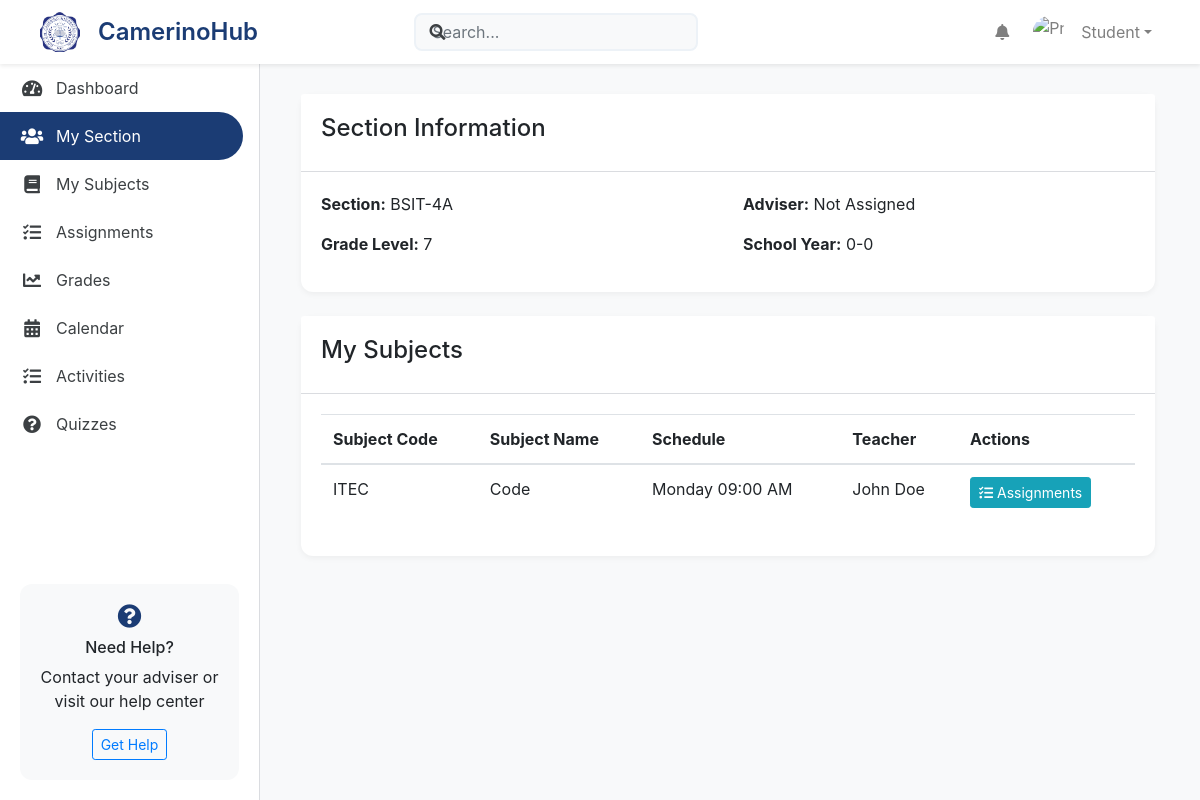
The page /Student/student_section.php (signed in) on the database its author committed.
### tables this page shows
CREATE TABLE `subjects` (
  `id` int(11) NOT NULL,
  `subject_code` varchar(20) NOT NULL,
  `subject_title` varchar(255) NOT NULL,
  `subject_name` varchar(100) NOT NULL,
  `category` varchar(100) NOT NULL,
  `description` varchar(255) DEFAULT NULL,
  `created_at` timestamp NOT NULL DEFAULT current_timestamp(),
  `status` enum('active','inactive') NOT NULL DEFAULT 'active'
);

CREATE TABLE `teacher` (
  `teacher_id` int(11) NOT NULL,
  `username` varchar(100) NOT NULL,
  `password` varchar(255) NOT NULL,
  `email` varchar(100) NOT NULL,
  `firstname` varchar(100) NOT NULL,
  `lastname` varchar(100) NOT NULL,
  `middlename` varchar(100) DEFAULT NULL,
  `department` varchar(100) DEFAULT NULL,
  `status` enum('active','inactive') DEFAULT 'active',
  `login_attempts` int(11) DEFAULT 0,
  `lockout_time` datetime DEFAULT NULL,
  `created_at` timestamp NOT NULL DEFAULT current_timestamp(),
  `updated_at` timestamp NOT NULL DEFAULT current_timestamp() ON UPDATE current_timestamp()
);

### db/dbConnector.php (called while the page is built, shortened)
<?php
class DbConnector {
public $link;
public $messageLink;
function __construct($useMessageDb = false) {
        $host = 'localhost';
        $mainDb = 'camerinohub';
        $user = 'root';
        $pass = '';
        $this->link = mysqli_connect($host, $user, $pass, $mainDb);
        mysqli_set_charset($this->link, "utf8mb4");
    }
    function prepare($query, $useMessageDb = false) {
        $conn = $useMessageDb ? $this->messageLink : $this->link;
        $stmt = mysqli_prepare($conn, $query);
        return $stmt;
    }
}
?>

### Student/student_section.php (the view, shortened to what this page needs)
<?php
require_once('../db/dbConnector.php');
$db = new DbConnector();
$student_id = $_SESSION['id'];
$section_query = "
    SELECT
        COALESCE(sec.section_name, 'Not Assigned') as section_name,
        COALESCE(sec.grade_level, 'Not Assigned') as grade_level,
        COALESCE(CONCAT(t.firstname, ' ',
            CASE WHEN t.middlename IS NOT NULL THEN CONCAT(t.middlename, ' ') ELSE '' END,
            t.lastname), 'Not Assigned') as adviser_name,
        COALESCE(ay.year_start, YEAR(CURRENT_DATE)) as year_start,
        COALESCE(ay.year_end, YEAR(CURRENT_DATE) + 1) as year_end,
        COALESCE(ss.status, 'inactive') as enrollment_status
    FROM student_sections ss
    JOIN sections sec ON ss.section_id = sec.section_id
    LEFT JOIN academic_years ay ON ay.status = 'active'
    LEFT JOIN section_advisers sa ON sec.section_id = sa.section_id
        AND sa.academic_year_id = ay.id
        AND sa.status = 'active'
    LEFT JOIN teacher t ON sa.teacher_id = t.teacher_id
    WHERE ss.student_id = ?
    AND ss.status = 'active'
    LIMIT 1";
$stmt = $db->prepare($section_query);
$stmt->bind_param("i", $student_id);
$stmt->execute();
$section_info = $stmt->get_result()->fetch_assoc();
$subjects_query = "
    SELECT DISTINCT
        s.id as subject_id,
        s.subject_code,
        s.subject_name,
        ss.schedule_day,
        ss.schedule_time,
        t.firstname as teacher_firstname,
        t.middlename as teacher_middlename,
        t.lastname as teacher_lastname,
        t.teacher_id,
        (
            SELECT COUNT(a.activity_id)
            FROM activities a
            WHERE a.teacher_id = ss.teacher_id
            AND a.type = 'assignment'
            AND EXISTS (
                SELECT 1
                FROM section_subjects sss
                WHERE sss.id = ss.id
                AND sss.subject_id = s.id
            )
        ) as assignment_count
    FROM student_sections st
    JOIN sections sec ON st.section_id = sec.section_id
    JOIN section_subjects ss ON sec.section_id = ss.section_id
    JOIN subjects s ON ss.subject_id = s.id
    JOIN teacher t ON ss.teacher_id = t.teacher_id
    JOIN academic_years ay ON ay.status = 'active'
    WHERE st.student_id = ?
    AND st.status = 'active'
    AND ss.status = 'active'
    ORDER BY FIELD(ss.schedule_day, 'Monday', 'Tuesday', 'Wednesday', 'Thursday', 'Friday'),
    ss.schedule_time";
$stmt = $db->prepare($subjects_query);
$stmt->bind_param("i", $student_id);
$stmt->execute();
$subjects = $stmt->get_result()->fetch_all(MYSQLI_ASSOC);
?>
<!DOCTYPE html>
<html lang="en">
<head>
    <link rel="stylesheet" href="https://stackpath.bootstrapcdn.com/bootstrap/4.5.2/css/bootstrap.min.css">
    <link rel="stylesheet" href="https://cdnjs.cloudflare.com/ajax/libs/font-awesome/5.15.4/css/all.min.css">
    <link rel="stylesheet" href="css/dashboard-shared.css">
    <link rel="stylesheet" href="css/dashboard.css">
</head>
<body>
<?php include 'includes/navigation.php'; ?>
    <div class="dashboard-container">
    <?php include 'includes/sidebar.php'; ?>
        <div class="main-content">
            <div class="container-fluid">
                <div class="card mb-4">
                    <div class="card-header">
                        <h4>Section Information</h4>
                    </div>
                    <div class="card-body">
                        <div class="row">
                            <div class="col-md-6">
                                <p><strong>Section:</strong> <?php echo htmlspecialchars($section_info['section_name'] ?? 'Not Assigned'); ?></p>
                                <p><strong>Grade Level:</strong> <?php echo htmlspecialchars($section_info['grade_level'] ?? 'Not Assigned'); ?></p>
                            </div>
                            <div class="col-md-6">
                                <p><strong>Adviser:</strong> <?php echo htmlspecialchars($section_info['adviser_name'] ?? 'Not Assigned'); ?></p>
                                <p><strong>School Year:</strong>
                                    <?php
                                        $year_start = $section_info['year_start'] ?? date('Y');
                                        $year_end = $section_info['year_end'] ?? (date('Y') + 1);
                                        echo htmlspecialchars($year_start) . '-' . htmlspecialchars($year_end);
                                    ?>
                                </p>
                            </div>
                        </div>
                    </div>
                </div>
                <div class="card">
                    <div class="card-header">
                        <h4>My Subjects</h4>
                    </div>
                    <div class="card-body">
                        <?php if (empty($subjects)): ?>
                            <div class="alert alert-info">
                                No subjects assigned yet.
                            </div>
                        <?php else: ?>
                            <div class="table-responsive">
                                <table class="table table-hover">
                                    <thead>
                                        <tr>
                                            <th>Subject Code</th>
                                            <th>Subject Name</th>
                                            <th>Schedule</th>
                                            <th>Teacher</th>
                                            <th>Actions</th>
                                        </tr>
                                    </thead>
                                    <tbody>
                                        <?php foreach ($subjects as $subject): ?>
                                        <tr>
                                            <td><?php echo htmlspecialchars($subject['subject_code']); ?></td>
                                            <td><?php echo htmlspecialchars($subject['subject_name']); ?></td>
                                            <td>
                                                <?php
                                                echo htmlspecialchars($subject['schedule_day']) . ' ' .
                                                     date('h:i A', strtotime($subject['schedule_time']));
                                                ?>
                                            </td>
                                            <td>
                                                <?php
                                                echo htmlspecialchars($subject['teacher_firstname']) . ' ' .
                                                     htmlspecialchars($subject['teacher_lastname']);
                                                ?>
                                            </td>
                                            <td>
                                                <button class="btn btn-sm btn-info view-assignments"
                                                        data-subject-code="<?php echo htmlspecialchars($subject['subject_code']); ?>"
                                                        data-subject-name="<?php echo htmlspecialchars($subject['subject_name']); ?>">
                                                    <i class="fas fa-tasks"></i> Assignments
                                                </button>
                                            </td>
                                        </tr>
                                        <?php endforeach; ?>
                                    </tbody>
                                </table>
                            </div>
                        <?php endif; ?>
                    </div>
                </div>
            </div>
        </div>
    </div>
</body>
</html>

### Student/css/dashboard-shared.css (style rules this page uses)
:root { --primary-color: #1B3C74; --secondary-color: #2AA7FF; --accent-color: #4285f4; --text-primary: #3c4043; --border-color: #dadce0; --hover-bg: #f8f9fa; --sidebar-width: 250px; }
.dashboard-container { display: flex; min-height: 100vh; padding-top: 64px; }
.main-content { flex: 1; margin-left: 256px; padding: 30px; background: #f8f9fa; }
.card { border: none; border-radius: 12px; box-shadow: 0 2px 6px rgba(0,0,0,0.05); transition: transform 0.3s ease, box-shadow 0.3s ease; }
.card-header { background: white; border-bottom: 1px solid var(--border-color); padding: 20px; }

### rows shown on the page
subjects: subject_code "ITEC", subject_name "Code", schedule_day "Monday", schedule_time "09:00 AM", teacher.firstname "John", teacher.lastname "Doe"

### other values the page prints
$userData['firstname'] "Student"
$section_info['section_name'] "BSIT-4A"
$section_info['grade_level'] "7"
$section_info['adviser_name'] "Not Assigned"
$year_start "0"
$year_end "0"
